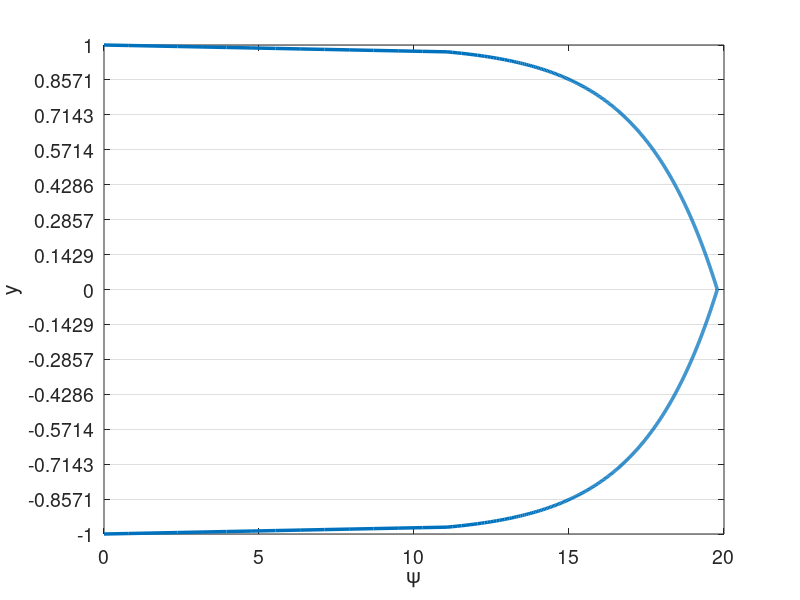

Here is the MATLAB script that generated this plot: (Note: this script raises an error after producing the figure.)
% clc
clear all
close all


set(0,'DefaultAxesFontSize',14)
set(0,'defaultLineLineWidth',2.5)
% set(0,'DefaultFigureWindowStyle','docked')


linestyles = {'k-','b-','r-','g-','c-','m-','k--','b--','r--','g--','c--','m--','k-.','b-.','r-.','g-.','c-.','m-.','k:','b:','r:','g:','c:','m:'};
pointstyles = {'ko','bo','ro','go','co','mo','k^','b^','r^','g^','c^','m^','ks','bs','rs','gs','cs','ms','k*','b*','r*','g*','c*','m*','k+','b+','r+','g+','c+','m+'};
%%

%%%%%%%%%%%%%%%%%%%%%%%%%%%%%%%%%%%%%%%%%%%%%%%%%%%%%%%%%%%%%%%%%%
% Navier-Stokes Solver Demo (2D Channel)
%%%%%%%%%%%%%%%%%%%%%%%%%%%%%%%%%%%%%%%%%%%%%%%%%%%%%%%%%%%%%%%%%%

format compact;
format short; 
mu = 1/395;
rho = 1;
Re = rho/mu; 
dpdx = 1;
k_bc_val = 0;
omg_bc_val = 1*k_bc_val;

%N=16; E=5; N1=N+1; nL=N1*N1*E;  % 16th order
N=7; % polynomial order  
Ex=1; % Number of elements in x
Ey=14; % Number of elements in y
CFL=0.01;
u_ic = Re;
pert = 0.0;
% f_ic = @(x,y) 3/2*(1-y.^2);
f_ic = @(x,y) 20*(1-y.^8);

rans_on = 1;


soln_dir = "big_run_20_2";
plot_soln = 1;
save_soln = 1;
plot_int = 10000;
save_soln_int = 5000;
restart = 0;
rst_step = 65000;

%% Enrichment information
en_on = 0;
N_en_y = 1; 
% en_mag = 1;
% psi = {@(x,y) en_mag*(0.5*(1 - y.^2) + 0.*x), @(x,y) 0.*y + 0.*x};
% gpsi = {@(x,y) 0.*y + 0.*x, @(x,y) en_mag*(-1.*y + 0.*x), ...
%         @(x,y) 0.*y + 0.*x, @(x,y) 0.*y + 0.*x};
% hpsi = {@(x,y) 0.*y + 0.*x, @(x,y) en_mag*(-1 - 0.*y + 0.*x), ...
%         @(x,y) 0.*y + 0.*x, @(x,y) 0.*y + 0.*x};
    
% psi = {@(x,y) (0.5*(1 - y.^4) + 0.*x), @(x,y) 0.*y + 0.*x};
% gpsi = {@(x,y) 0.*y + 0.*x, @(x,y) (-2.*y.^3 + 0.*x), ...
%         @(x,y) 0.*y + 0.*x, @(x,y) 0.*y + 0.*x};
% hpsi = {@(x,y) 0.*y + 0.*x, @(x,y) (-6.*y.^2 + 0.*x), ...
%         @(x,y) 0.*y + 0.*x, @(x,y) 0.*y + 0.*x};
%    

    
% Law of the wall
Re_t = Re;
u_tau = 1;
nu = 1/Re_t;
kap = 0.41;
beta = 5.2;
dypdy = u_tau/nu;
ypb = 11.062299784340414;
yp = @(y) (1-abs(y))*Re_t;
psi = {@(x,y) (yp(y) <= ypb).*yp(y) + (yp(y) > ypb).*(1./kap.*log(yp(y)+eps)+beta) + 0.*x, @(x,y) 0.*y + 0.*x};
gpsi = {@(x,y) 0.*y + 0.*x,  @(x,y) ((yp(y) <= ypb).*1 + (yp(y) > ypb).*1/(kap*(yp(y)+eps)))*dypdy + 0.*x,...
        @(x,y) 0.*y + 0.*x, @(x,y) 0.*y + 0.*x};
hpsi = {@(x,y) 0.*y + 0.*x,  @(x,y) ((yp(y) <= ypb).*0 + (yp(y) > ypb).*-1./(kap*(yp(y)+eps).^2))*dypdy*dypdy + 0.*x,...
        @(x,y) 0.*y + 0.*x, @(x,y) 0.*y + 0.*x};
    

%% Plot psi
figure(5)
ys_plot = linspace(-1,1,1000);
plot(psi{1}(0,ys_plot),ys_plot)
xlabel('\psi')
ylabel('y')
set(gca, 'YGrid', 'on', 'XGrid', 'off')
yticks(linspace(-1,1,Ey+1));

psi_p = psi{1}(0,N_en_y*2/Ey-1);
dypsi_p1 = gpsi{2}(0,N_en_y*2/Ey-1);
dypsi_p2 = gpsi{2}(0,1-N_en_y*2/Ey);

%% Begin Solve
E=Ex*Ey; % Total number of elements
N1=N+1;
disp("Generating Matrices")
Q=makeq(Ex,Ey,N); % Global continuity
R=maker(Q,Ex,N); % Restriction matrix, applies Dirichlet conditions
% [X,Y]=make_geom_channel(Ex,Ey,N);      % Geometry in local form
[X,Y]=make_geom_channel_exp(Ex,Ey,N);      % Geometry in local form
en_b_nodes = get_en_bound_nodes(Ex,Ey,N,N_en_y);

Ys = zeros(Ey*length(Y(1,:,1)),1);
for i = 1:Ey
    Ys((i-1)*(N+1)+1:(i)*(N+1)) = Y(1,:,(i-1)*Ex+1);
end
        
[G,J,ML,RX]=make_coef(X,Y);
[Ah,Bh,Ch,Dh,z,w]=semhat(N);
[Gs, Gs_x, Gs_y] =  face_mats(X,Y,E,N);
Gs_c = R*Q'*apply_en_cont(Gs,en_b_nodes,psi_p);
Gsb = R*Q'*Gs*Q*R';


[n,nb]=size(R); 
nL=N1*N1*E;

Ab=spalloc(nL,nL,nL*N);    %  Generate Abar
for j=1:nL
    x=zeros(nL,1); 
    x(j)=1; 
    Ab(:,j)=abar_c(x,Dh,G,Q);  % assembled Neumann Operator
end
A_c=R*Q'*apply_en_cont(Ab,en_b_nodes,psi_p);
S_check=full(Ab);
Ab = Q'*Ab*Q;
A=R*Ab*R'; % Full stiffness matrix
Bb=reshape(ML,nL,1); % Form Mass matrix
Bb=diag(Bb); 
Bb=sparse(Bb); 
Ma=R*Q'*Bb*Q*R'; % Assembling mass matrix  % Full mass matrix
M_c = R*Q'*apply_en_cont(Bb,en_b_nodes,psi_p);


%% Form matrices for rans

[L_x,L_y,J_x,J_y] = dir_jac(E,X,Y);
w2d = w*w';
w1d = reshape(w2d,[N1*N1,1])';
[dphi_dxi, dphi_deta, dphi_dx, dphi_dy, dpdx_dpdx, dpdy_dpdy, dpdx_dpdy, ...
        dpdx_dpdx_flat, dpdy_dpdy_flat, dpdx_dpdy_flat] ...
    = get_phi_grads(N1,Dh,E,J_x,J_y);
dphi_dx_flat = reshape(dphi_dx,N1*N1,N1*N1,E);
dphi_dy_flat = reshape(dphi_dy,N1*N1,N1*N1,E);

myA = zeros(N1*N1*E);
for ie=1:E
    for i=1:N1*N1
        for j=1:N1*N1
            myA((ie-1)*N1*N1+i,(ie-1)*N1*N1+j) = ... 
                sum(J(:,:,ie).*w2d.*dpdx_dpdx(:,:,i,j,ie) ...
               + J(:,:,ie).*w2d.*dpdy_dpdy(:,:,i,j,ie),'All');           
        end
    end    
end

A_x = form_Ax(N1,E,w2d,J_x,J,dpdx_dpdx,ones(size(J)));
A_y = form_Ay(N1,E,w2d,J_y,J,dpdy_dpdy,ones(size(J)));
A_xy = form_Axy(N1,E,w2d,J_x,J_y,J,dpdx_dpdy,ones(size(J)));


SS = zeros(N1,N1,E,2,2);
OS = zeros(N1,N1,E,2,2);
dudx = zeros(N1,N1,E);
dudy = zeros(N1,N1,E);
dvdx = zeros(N1,N1,E);
dvdy = zeros(N1,N1,E);
dkdx = zeros(N1,N1,E);
dkdy = zeros(N1,N1,E);
domgdx = zeros(N1,N1,E);
domgdy = zeros(N1,N1,E);

%%
M_check=full(Bb);

Ma_uv_check = zeros(2*nL);
Ma_uv_check(1:nL,1:nL) = M_check;
Ma_uv_check(nL+1:2*nL,nL+1:2*nL) = M_check;
A_uv_check = zeros(2*nL);
A_uv_check(1:nL,1:nL) = S_check;
A_uv_check(nL+1:2*nL,nL+1:2*nL) = S_check;

M_q = full(Ma);
S_q = full(A);


%%
% Assemble overall system matrices
nn = length(Ma); % number of nodes in the domain
Ma_uv = zeros(2*nn);
Ma_uv(1:nn,1:nn) = Ma;
Ma_uv(nn+1:2*nn,nn+1:2*nn) = Ma;
Ma_uv = sparse(Ma_uv);
A_uv = zeros(2*nn);
A_uv(1:nn,1:nn) = A;
A_uv(nn+1:2*nn,nn+1:2*nn) = A;
A_uv = sparse(A_uv);
ML_uv = zeros(2*(N+1),2*(N+1),E);
ML_uv(1:N+1,1:N+1,1:E) = ML;
ML_uv(N+2:2*(N+1),N+2:2*(N+1),1:E) = ML;
G_uv = zeros(2*nn);
G_uv(1:nn,1:nn) = Gsb;
G_uv(nn+1:2*nn,nn+1:2*nn) = Gsb;
G_uv = sparse(G_uv);



%% Assemble enrichment matrices
psi_xy{1} = psi{1}(X,Y);
psi_xy{2} = psi{2}(X,Y);
if en_on
    disp("Computing enrichment")
    [Mp,Sp,T1,T2,T1_alt,T1_alt2,Mp_alt,Sp_alt,z_en,w_en] = enrich_mats(X,Y,E,N,psi,gpsi,hpsi,J);
    nb = N1*N1;
    
    [L_x_e,L_y_e,Jac_e,gpsi_e,Jac_e_flat,gpsi_e_flat] =  precomp_en(X,Y,E,N,psi,gpsi,hpsi);  
        
    for is=1:2
        Mp_all{is} = zeros(nb*E,nb*E);
        Sp_all{is} = zeros(nb*E,nb*E);
        T1_all{is} = zeros(N+1,N+1,E);
        T2_all{is} = zeros(N+1,N+1,E);
        T1_alt_all{is} = zeros(N+1,N+1,E);
        T1_alt2_all{is} = zeros(N+1,N+1,E);
        Mp_alt_all{is} = zeros(nb*E,nb*E);
        Sp_alt_all{is} = zeros(nb*E,nb*E);
        
        T1_rs{is} = reshape(T1{is},[N+1,N+1,E]);
        T2_rs{is} = reshape(T2{is},[N+1,N+1,E]);
        T1_alt_rs{is} = reshape(T1_alt{is},[N+1,N+1,E]);
        T1_alt2_rs{is} = reshape(T1_alt2{is},[N+1,N+1,E]);
        
        % TODO: Assemble differently for different elements
        for iy = 1:Ey
            for ix = 1:Ex
                i = (iy-1)*Ex+ix;
                if ((iy <= N_en_y) || (iy > Ey-N_en_y))
                    Mp_all{is}((i-1)*nb+1:i*nb,(i-1)*nb+1:i*nb) = Mp{is}(:,:,i);
                    Sp_all{is}((i-1)*nb+1:i*nb,(i-1)*nb+1:i*nb) = Sp{is}(:,:,i);
                    T1_all{is}(:,:,i) = T1_rs{is}(:,:,i); 
                    T2_all{is}(:,:,i) = T2_rs{is}(:,:,i);
                    T1_alt_all{is}(:,:,i) = T1_alt_rs{is}(:,:,i); 
                    T1_alt2_all{is}(:,:,i) = T1_alt2_rs{is}(:,:,i); 
                end                
            end
        end
        %%
        if is == 1
            Mp_check_1 = full(Mp_all{is});
            Sp_check_1 = full(Sp_all{is});
            T1_check_1 = full(T1_all{is});
            T2_check_1 = full(T2_all{is});
            Mp_check_2 = zeros(size(Mp_all{is}));
            Sp_check_2 = zeros(size(Mp_all{is}));
            T1_check_2 = zeros(size(Mp_all{is}));
            T2_check_2 = zeros(size(Mp_all{is}));
        elseif is == 2
            Mp_check_2 = full(Mp_all{is});
            Sp_check_2 = full(Sp_all{is});
            T1_check_2 = full(T1_all{is});
            T2_check_2 = full(T2_all{is});
        end
        %%
        Mp_all{is} = sparse(Mp_all{is});        
        Mp_all_c{is} = R*Q'*apply_en_cont(Mp_all{is},en_b_nodes,psi_p);
        Mp_all{is} = R*Q'*Mp_all{is}*Q*R';
        Sp_all{is} = sparse(Sp_all{is});
        Sp_all_c{is} = R*Q'*apply_en_cont(Sp_all{is},en_b_nodes,psi_p);
        Sp_all_Q{is} = Q'*Sp_all{is}*Q;
        Sp_all{is} = R*Q'*Sp_all{is}*Q*R';
        
        Mp_alt_all{is} = sparse(Mp_alt_all{is});        
        Mp_alt_all_c{is} = R*Q'*apply_en_cont(Mp_alt_all{is},en_b_nodes,psi_p);
        Mp_alt_all{is} = R*Q'*Mp_alt_all{is}*Q*R';   
    end
    
    Mp_uv = zeros(2*nn);
    Sp_uv = zeros(2*nn);
    Mp_uv(1:nn,1:nn) = Mp_all{1};
    Mp_uv(1:nn,nn+1:2*nn) = Mp_all{2};
    Sp_uv(1:nn,1:nn) = Sp_all{1};
    Sp_uv(nn+1:2*nn,nn+1:2*nn) = Sp_all{1};
    
    %%
    Mp_uv_check = zeros(2*nL);
    Mp_uv_check(1:nL,1:nL) = Mp_check_1;
    Mp_uv_check(1:nL,nL+1:2*nL) = Mp_check_2;
    Sp_uv_check(1:nL,1:nL) = Sp_check_1;
    Sp_uv_check(nL+1:2*nL,nL+1:2*nL) = Sp_check_1;
    Mp_q_1 = full(Mp_all{1});
    Sp_q_1 = full(Sp_all{1});
    
    Mp_q_2 = full(Mp_all{2});
    Sp_q_2 = full(Sp_all{2});
    %%

    Mp_uv = sparse(Mp_uv);
    Sp_uv = sparse(Sp_uv);   
end

%%

dxmin=pi*(z(N1)-z(N))/(2*Ex); % Get min dx for CFL constraint
Tfinal=50; 
dt=CFL*dxmin/u_ic; 
nstep=ceil(Tfinal/dt); 
dt=Tfinal/nstep; 
% Print information
nstep
dt
yp1 = (1+Y(1,2))*Re

disp("Computing inverse")
Ai=pinv(full(Ab)); 

disp("Setting Initial Conditions")
% Initial conditions
u=u_ic*ones(size(ML)); 
v=0*ML;
k=k_bc_val*ones(size(ML));
omg=omg_bc_val*ones(size(ML));

for e = 1:E
    for i = 1:N+1
        for j = 1:N+1
            u(i,j,e) = f_ic(X(i,j,e),Y(i,j,e))+pert*rand()*u_ic;
            v(i,j,e) = v(i,j,e)+pert*rand()*u_ic;
            if en_on
                if ((e <= Ex*N_en_y) || (e > (Ey-N_en_y)*Ex))
                    u(i,j,e) = u(i,j,e) - psi{1}(X(i,j,e),Y(i,j,e));
                    v(i,j,e) = v(i,j,e) - psi{2}(X(i,j,e),Y(i,j,e));
                end
            end
        end
    end
end

% u_tau = 1;
u_tau = sqrt(0.316./(Re.^0.25)/8);
Yp = max((1-abs(Y))*u_tau*Re,1e-3);
sigma = 0.6;
fact = exp((-(log10(Yp)-1).^2)./(2*sigma.^2));
k = k_bc_val + 4.5*u_tau*u_tau*fact;

eps_s = 3;
omg_bc_val = 40000*u_tau.^2/(mu*eps_s.^2);
omg = omg_bc_val + 0.5*Re*u_tau*u_tau*fact;

% u = apply_en_cont_soln(u,en_b_nodes,psi_p);
u1=u; u2=u; u3=u; fx3=u; fx2=u; fx1=u;
v1=v; v2=v; v3=v; fy3=v; fy2=v; fy1=v;
k1=k; k2=k; k3=k; fk3=k; fk2=k; fk1=k;
omg1=omg; omg2=omg; omg3=omg; fomg3=omg; fomg2=omg; fomg1=omg;

F = dpdx*ones(size(ML));
% Fb=reshape(ML.*F,nL,1); %% Output
% 
% Fb=Bb\(Q'*Fb);  

uv = [u;v];

%%
uv_ic_check = uv;

%% Setup BC if nonzero
% u_bc = ones(size(u)).*((Y==1)+(Y==-1));
% u_bc = reshape(ML.*u_bc,nL,1);
% u_bc = Bb\(Q'*u_bc);

k_bc = k_bc_val.*ones(size(k));
k_bc = reshape(ML.*k_bc,nL,1);
k_bc = (Q'*Bb*Q)\(Q'*k_bc);

omg_bc = omg_bc_val.*ones(size(omg));
omg_bc = reshape(ML.*omg_bc,nL,1);
omg_bc = (Q'*Bb*Q)\(Q'*omg_bc);


%%
disp("Timestepping")
if restart==1 
    fname = strcat(soln_dir,"/soln_Re_",num2str(Re),"_P_",num2str(N),"_",num2str(Ex),"x",num2str(Ey),"_step_",num2str(rst_step),".mat");
    load(fname);
end

plot1 = 1;
time = 0;
plot1 = post_channel(N,Ex,Ey,w,X,Y,Ys,en_on,time,u,psi_xy,N_en_y,plot1);
if save_soln
    mkdir(soln_dir);
end
%%
% psi_len = length(M_c);
% psi_c = zeros(psi_len,1);
% psi_c(1:psi_len/2) = -1*ones(psi_len/2,1)*psi_p;
% psi_c(psi_len/2+1:psi_len) = 1*ones(psi_len/2,1)*psi_p;
for step=1:nstep
    if (step == 1) && (restart == 1)
        step = rst_step;
    end
    
    %% Form S
    u_flat = reshape(u,N1*N1,E);
    v_flat = reshape(v,N1*N1,E);
    k_flat = reshape(k,N1*N1,E);
    omg_flat = reshape(omg,N1*N1,E);

    
    for ie = 1:E
        dudx(:,:,ie) = reshape(dphi_dx_flat(:,:,ie)*u_flat(:,ie),N1,N1);
        dvdx(:,:,ie) = reshape(dphi_dx_flat(:,:,ie)*v_flat(:,ie),N1,N1);
        dudy(:,:,ie) = reshape(dphi_dy_flat(:,:,ie)*u_flat(:,ie),N1,N1);
        dvdy(:,:,ie) = reshape(dphi_dy_flat(:,:,ie)*v_flat(:,ie),N1,N1);
        dkdx(:,:,ie) = reshape(dphi_dx_flat(:,:,ie)*k_flat(:,ie),N1,N1);
        dkdy(:,:,ie) = reshape(dphi_dy_flat(:,:,ie)*k_flat(:,ie),N1,N1);
        domgdx(:,:,ie) = reshape(dphi_dx_flat(:,:,ie)*omg_flat(:,ie),N1,N1);
        domgdy(:,:,ie) = reshape(dphi_dy_flat(:,:,ie)*omg_flat(:,ie),N1,N1);
    end
    SS(:,:,:,1,1) = 1/2*(dudx+dudx);
    SS(:,:,:,1,2) = 1/2*(dudy+dvdx);
    SS(:,:,:,2,1) = 1/2*(dvdx+dudy);
    SS(:,:,:,2,2) = 1/2*(dvdy+dvdy);
    OS(:,:,:,1,1) = 1/2*(dudx-dudx);
    OS(:,:,:,1,2) = 1/2*(dudy-dvdx);
    OS(:,:,:,2,1) = 1/2*(dvdx-dudy);
    OS(:,:,:,2,2) = 1/2*(dvdy-dvdy);
    

    %% Get rans values
    [mu_t,gam_k,gam_omg,G_k,G_omg,Y_k,Y_omg,S_k,S_omg] ...
        = get_rans_coeffs(rho,mu,k,omg,SS,OS,dkdx,dkdy,domgdx,domgdy);
    Re_t = rho./(mu_t+eps);
    Re_comb = rho./(mu*ones(size(mu_t))+mu_t*rans_on);
    Re_k = rho./gam_k;
    Re_omg = rho./gam_omg;
    %% Timestepping
    time=step*dt;
    if step==1; b0=1.0;    b= [ -1 0 0 ]';       a=[ 1  0 0 ]'; end
    if step==2; b0=1.5;    b=([ -4 1 0 ]')./2;   a=[ 2 -1 0 ]'; end
    if step>=3; b0=11./6.; b=([ -18 9 -2 ]')./6; a=[ 3 -3 1 ]'; end
    
    % Compute A
    [A_x_full,A_y_full,A_xy_full] = form_Ax_Ay_Axy(N1,E,w1d,J,dpdx_dpdx_flat,dpdy_dpdy_flat,dpdx_dpdy_flat,Re_comb);
    A_x = R*Q'*A_x_full*Q*R';
    A_y = R*Q'*A_y_full*Q*R';
    A_xy = R*Q'*A_xy_full*Q*R';
    A_uv = zeros(2*nn);
    A_uv(1:nn,1:nn) = 2*A_x+A_y+A_xy;
    A_uv(nn+1:2*nn,nn+1:2*nn) = A_x+2*A_y+A_xy';
    A_uv = sparse(A_uv);
    
%     if step>=3
        if en_on
            A_full = 2*A_x_full+A_y_full+A_xy_full;
            A_c=R*Q'*apply_en_cont(A_full,en_b_nodes,psi_p);
%             H_x=(Ma + A*dt/(b0*Re) + dt/b0*(Mp_all{1} + Sp_all{1}));
%             H_y=(Ma + A*dt/(b0*Re));
%             [LH_x,UH_x]=lu(H_x);
%             [LH_y,UH_y]=lu(H_y);
            terms_x = 1/Re*(T1_all{1})+T2_all{1};
            terms_y = 1/Re*(T1_all{2})+T2_all{2};
            
                
            [T1_new] = form_T1_psi(E,N,w1d,Jac_e_flat,dphi_dy_flat,gpsi_e_flat,Re_comb);
            
            T1_rhs = (dt/b0)*R*Q'*reshape(T1_new,nL,1);
            
            H_uv = (Ma_uv + (A_uv)*dt/(b0) + dt/b0*(Mp_uv + Sp_uv));
            H_c = (M_c + (A_c)*dt/(b0) + dt/b0*(Mp_all_c{1}+Sp_all_c{1}));
%             H_q = full(H_uv);
            rhs_c = (H_c);
            [LH_uv,UH_uv]=lu(H_uv);
            
            if rans_on
                [A_x_k,A_y_k] = form_Ax_Ay(N1,E,w1d,J,dpdx_dpdx_flat,dpdy_dpdy_flat,Re_k);
                A_k = R*Q'*(A_x_k + A_y_k)*Q*R';
                Ab_k = Q'*(A_x_k + A_y_k)*Q;
                H_k=(Ma+A_k*dt/(b0)+dt/b0*Sp_all{1});
                H_k_bar = (Q'*Bb*Q+ Ab_k*dt/(b0)+dt/b0*Sp_all_Q{1});
        
                [LH_k,UH_k]=lu(H_k);
        
                % Assuming Re_omg=Re_k
                H_omg = H_k;
                H_omg_bar = H_k_bar;
                LH_omg = LH_k;
                UH_omg = UH_k;
            end
        else
%             H=(Ma + A*dt/(b0*Re));
%             [LH_x,UH_x]=lu(H);
%             LH_y = LH_x;
%             UH_y = UH_x;

            terms_x = zeros(N+1,N+1,E);
            terms_y = zeros(N+1,N+1,E);
            T1_rhs = 0;
            
            H_uv = (Ma_uv + (A_uv)*dt/(b0));
%             H_check = (Ma_uv_check + A_uv_check*dt/(b0*Re)); 
            rhs_c = zeros(size(Ma(:,1)));
            [LH_uv,UH_uv]=lu(H_uv);
            
%             Hbar=(Bb+ Ab*dt/(b0*Re));
            if rans_on
                [A_x_k,A_y_k] = form_Ax_Ay(N1,E,w1d,J,dpdx_dpdx_flat,dpdy_dpdy_flat,Re_k);
                A_k = R*Q'*(A_x_k + A_y_k)*Q*R';
                Ab_k = Q'*(A_x_k + A_y_k)*Q;
                H_k=(Ma+A_k*dt/(b0));
                H_k_bar = (Q'*Bb*Q+ Ab_k*dt/(b0));
        
                [LH_k,UH_k]=lu(H_k);
        
                % Assuming Re_omg=Re_k
                H_omg = H_k;
                H_omg_bar = H_k_bar;
                LH_omg = LH_k;
                UH_omg = UH_k;
            end
        end
        
        b0i=1./b0;
%     end % Viscous op
    

    
 
    %% uv version
    
%   Nonlinear step - unassembled, not multiplied by mass matrix

    fx1 = -convl(u,RX,Dh,u,v) + F; % du = Cu  
    fy1 = -convl(v,RX,Dh,u,v); % dv = Cv
    fk1 = -convl(k,RX,Dh,u,v) + G_k - Y_k + S_k; % dk = Ck
    fomg1 = -convl(omg,RX,Dh,u,v) + G_omg - Y_omg + S_omg; % domg = Comg
    
    %%

    rx   = a(1)*fx1   + a(2)*fx2   + a(3)*fx3; % kth-order extrapolation
    ry   = a(1)*fy1   + a(2)*fy2   + a(3)*fy3;
    rk   = a(1)*fk1   + a(2)*fk2   + a(3)*fk3;
    romg = a(1)*fomg1 + a(2)*fomg2 + a(3)*fomg3;

    fx3=fx2; fx2=fx1; 
    fy3=fy2; fy2=fy1; 
    fk3=fk2; fk2=fk1;
    fomg3=fomg2; fomg2=fomg1;

    rx  = dt*rx - (b(1)*u+b(2)*u2+b(3)*u3); u3=u2; u2=u; % Add BDF terms
    ry  = dt*ry - (b(1)*v+b(2)*v2+b(3)*v3); v3=v2; v2=v; %     and
    rk  = dt*rk - (b(1)*k+b(2)*k2+b(3)*k3); k3=k2; k2=k;
    romg = dt*romg - (b(1)*omg+b(2)*omg2+b(3)*omg3); omg3=omg2; omg2=omg;
    
    ut  = b0i*rx; 
    vt  = b0i*ry; 
    k   = b0i*rk;
    omg = b0i*romg;

%   uL=ut; vL=vt;
    [uL,vL,pr]=pressure_project(ut,vt,Ai,Q,ML,RX,Dh); % Div-free velocity
    pr = (b0/dt)*pr;
    

    %%

    %   Set RHS.                 %Viscous update. %  Convert to local form.
%     u=R*(Q'*reshape(ML.*uL,nL,1)-Hbar*u_bc);
    u_rhs=R*(Q'*reshape(ML.*uL,nL,1));
    v_rhs=R*(Q'*reshape(ML.*vL,nL,1));
    
    if rans_on
        k_rhs=R*(Q'*reshape(ML.*k,nL,1)-H_k_bar*k_bc);
        omg_rhs=R*(Q'*reshape(ML.*omg,nL,1)-H_omg_bar*omg_bc);
    end
    
    u_rhs = u_rhs + T1_rhs;
    
    %%
    
    uv = [u_rhs+rhs_c;v_rhs];
    uv=UH_uv\(LH_uv\uv);
 
    if rans_on
        k = UH_k\(LH_k\k_rhs);
        omg = UH_omg\(LH_omg\omg_rhs);
    end
    
    u = uv(1:nn);
    v = uv(nn+1:2*nn);
    u=Q*(R'*u);
    if en_on
        u = apply_en_cont_soln(Ey,N_en_y,en_b_nodes,u,psi_p);
    end
    u=reshape(u,N1,N1,E);
    v=Q*(R'*v);
    v=reshape(v,N1,N1,E);
    
    
    if rans_on
        k=Q*(R'*k+k_bc);
        k=reshape(k,N1,N1,E);
        omg=Q*(R'*omg+omg_bc);
        omg=reshape(omg,N1,N1,E);
    end
    
    
%% Output
    if mod(step,plot_int)==0 && plot_soln
        plot1 = post_channel(N,Ex,Ey,w,X,Y,Ys,en_on,time,u,psi_xy,N_en_y,plot1);
    end
    if mod(step,save_soln_int)==0 && save_soln
        fname = strcat(soln_dir,"/soln_Re_",num2str(Re),"_P_",num2str(N),"_",num2str(Ex),"x",num2str(Ey),"_step_",num2str(step),".mat");
        save(fname,"u","v","pr","psi","gpsi","hpsi","N","Ex","Ey","en_on","time","psi_xy","N_en_y","w","X","Y","Ys","Re","pert","k","omg","mu_t","k_bc","omg_bc","rho");
    end

end
%%%%%%%%%%%%%%%%%%%%%%%%%%%%%%%%%%%%%%%%%%%%%%%%%%%%%%%%%%%%%%%%%%
